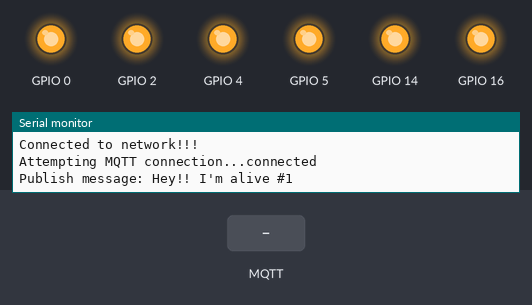
A sketch run on a simulated ESP8266 (NodeMCU). Parts: output pins drawn as LEDs (lit = HIGH), the last lines printed to the serial monitor. Inputs (shaded band) come from the test bench. WiFi joins after 1.5 s; servers stay silent unless stated; random numbers use the default seed unless the sketch sets one; no MQTT or app messages arrive unless stated.

Above: at 2.7 s.
2.8 s: MQTT message "L1ON" arrives on the first subscribed topic
At 3.4 s:
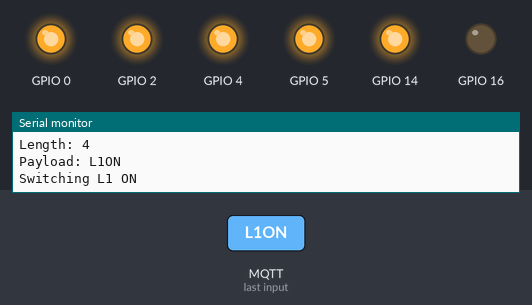
4.3 s: MQTT message "FON" arrives on the first subscribed topic
At 5.5 s:
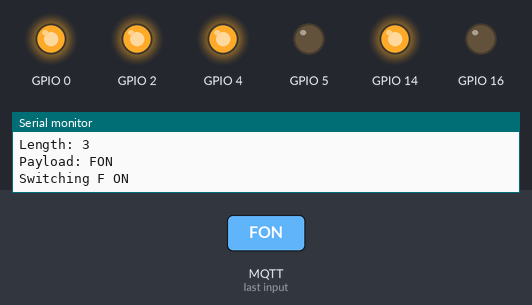
5.8 s: MQTT message "L1OFF" arrives on the first subscribed topic
At 6.9 s:
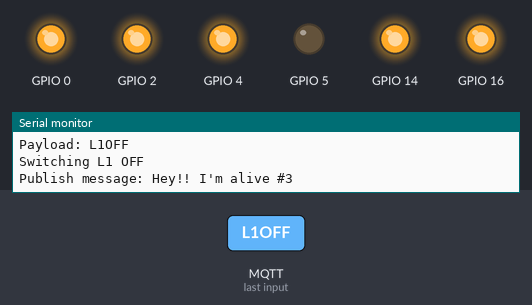
7.3 s: MQTT message "BLON" arrives on the first subscribed topic
At 8.0 s:
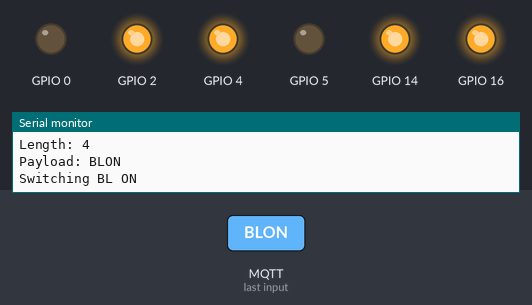
8.8 s: MQTT message "FOFF" arrives on the first subscribed topic
At 9.2 s:
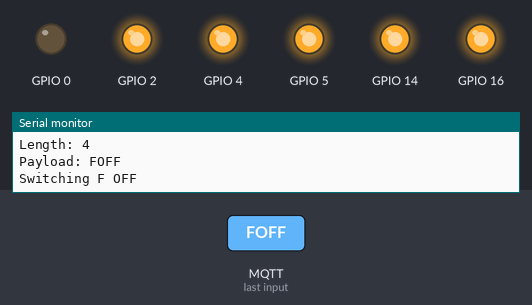
10.3 s: MQTT message "L2ON" arrives on the first subscribed topic
At 11.5 s:
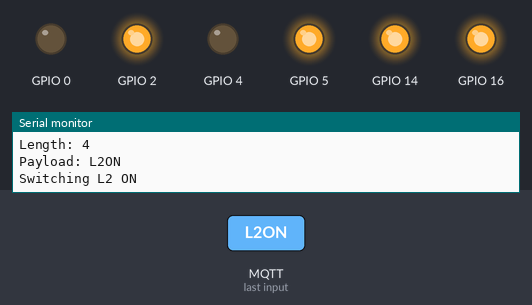
Timing chart, 0 to 12.8 s (numbered marks = the images above; inputs shaded):
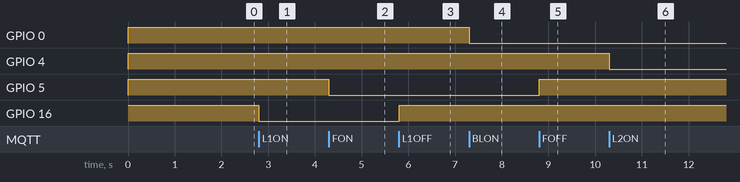

The sketch:

homeAutomationBasic.ino
```cpp
#include <PubSubClient.h>
#include <ESP8266WiFi.h>          //ESP8266 Core WiFi Library (you most likely already have this in your sketch)
#include <WiFiManager.h>          //https://github.com/tzapu/WiFiManager WiFi Configuration Magic


const char* mqtt_server = "<iot server url>";

WiFiClient espClient;
PubSubClient client(espClient);
long lastMsg = 0;
char msg[50];
int value = 0;
char message_buff[100];

void callback(char* topic, byte* payload, unsigned int length)
{

    int i = 0;

  Serial.println("Message arrived:  topic: " + String(topic));
  Serial.println("Length: " + String(length,DEC));

  // create character buffer with ending null terminator (string)
  for(i=0; i<length; i++) {
    message_buff[i] = payload[i];
  }
  message_buff[i] = '\0';

  String msgString = String(message_buff);

  Serial.println("Payload: " + msgString);
  int state = digitalRead(14);  // get the current state of GPIO1 pin
  /*
   * IO PIN MAPPING OF NODEMCU
   *
   * IO INDEX - GPIO PINS
   *
   * o-16
   * 1-5
   * 2-4
   * 3-0
   * 4-2
   * 5-14
   * 6-12
   * 7-13
   * 8-15
   * 9-3
   * 10-1
   * 11-9
   * 12-10
   *
   */

  if (msgString == "L1ON"){    // if there is a "1" published to any topic (#) on the broker then:
    digitalWrite(16, LOW);     // set pin to the opposite state
    Serial.println("Switching L1 ON");
  }
  else if(msgString == "L1OFF")
  {

    digitalWrite(16, HIGH);     // set pin to the opposite state
    Serial.println("Switching L1 OFF");
  }
  if (msgString == "FON"){    // if there is a "1" published to any topic (#) on the broker then:
    digitalWrite(5, LOW);     // set pin to the opposite state
    Serial.println("Switching F ON");
  }
  else if(msgString == "FOFF")
  {

    digitalWrite(5, HIGH);     // set pin to the opposite state
    Serial.println("Switching F OFF");
  }
  if (msgString == "L2ON"){    // if there is a "1" published to any topic (#) on the broker then:
    digitalWrite(4, LOW);     // set pin to the opposite state
    Serial.println("Switching L2 ON");
  }
  else if(msgString == "L2OFF")
  {

    digitalWrite(4, HIGH);     // set pin to the opposite state
    Serial.println("Switching L2 OFF");
  }
  if (msgString == "BLON"){    // if there is a "1" published to any topic (#) on the broker then:
    digitalWrite(0, LOW);     // set pin to the opposite state
    Serial.println("Switching BL ON");
  }
  else if(msgString == "BLOFF")
  {

    digitalWrite(0, HIGH);     // set pin to the opposite state
    Serial.println("Switching BL OFF");
  }
  if (msgString == "PPON"){    // if there is a "1" published to any topic (#) on the broker then:
    digitalWrite(2, HIGH);     // set pin to the opposite state
    Serial.println("Switching PP ON");
  }
  else if(msgString == "PPOFF")
  {

    digitalWrite(2, LOW);     // set pin to the opposite state
    Serial.println("Switching PP OFF");
  }
  if (msgString == "SLON"){    // if there is a "1" published to any topic (#) on the broker then:
    digitalWrite(14, HIGH);     // set pin to the opposite state
    Serial.println("Switching SL ON");
  }
  else if(msgString == "SLOFF")
  {
    digitalWrite(14, LOW);     // set pin to the opposite state
    Serial.println("Switching SL OFF");
  }
}

void reconnect()
{
  // Loop until we're reconnected
  while (!client.connected())
  {
    Serial.print("Attempting MQTT connection...");
    // Create a random client ID
    String clientId = "ESP8266Client-";
    clientId += String(random(0xffff), HEX);
    // Attempt to connect
    if (client.connect(clientId.c_str())) {
      Serial.println("connected");
      // Once connected, publish an announcement...
      client.publish("<OUT TOPIC>", "hello world");
      // ... and resubscribe
      client.subscribe("<SUBSCRIPTION TOPIC>");
    }
    else
    {
      Serial.print("failed, rc=");
      Serial.print(client.state());
      Serial.println(" try again in 5 seconds");
      // Wait 5 seconds before retrying
      delay(5000);
    }
  }
}

void setup()
{
  pinMode(16, OUTPUT);
  pinMode(5, OUTPUT);
  pinMode(4, OUTPUT);
  pinMode(0, OUTPUT);
  pinMode(2, OUTPUT);
  pinMode(14, OUTPUT);
  digitalWrite(16,HIGH);
  digitalWrite(5,HIGH);
  digitalWrite(4,HIGH);
  digitalWrite(0,HIGH);
  digitalWrite(2,HIGH);
  digitalWrite(14,HIGH);
  Serial.begin(115200);
  delay(10);
  WiFiManager wifiManager;
  //1wifiManager.resetSettings();
  wifiManager.autoConnect("NodeMCU");
  Serial.println("Connected to network!!!");
  Serial.println();
  Serial.println();
  client.setServer(mqtt_server, 1883);
  client.setCallback(callback);
}
void loop()
{
  if (!client.connected())
  {
    reconnect();
  }
  client.loop();
  long now = millis();
  if (now - lastMsg > 2000)
  {
    lastMsg = now;
    ++value;
    snprintf (msg, 75, "Hey!! I'm alive #%ld", value);
    Serial.print("Publish message: ");
    Serial.println(msg);
    client.publish("<OUT TOPIC>", msg);
  }
}
```

Measured:
- after the input at 2.8 s, GPIO 16: HIGH → LOW at once
- after the input at 4.3 s, GPIO 5: HIGH → LOW at once
- after the input at 5.8 s, GPIO 16: LOW → HIGH at once
- after the input at 7.3 s, GPIO 0: HIGH → LOW at once
- after the input at 8.8 s, GPIO 5: LOW → HIGH at once
- after the input at 10.3 s, GPIO 4: HIGH → LOW at once
